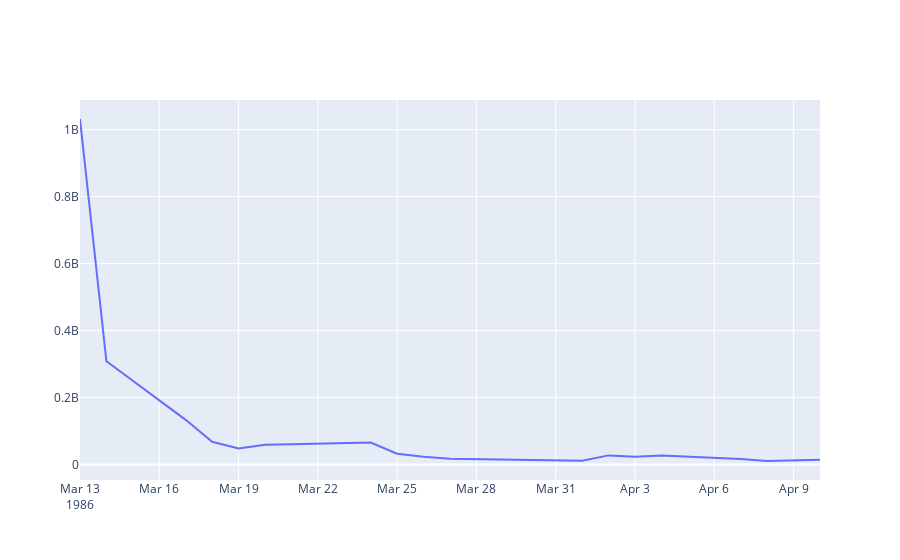

The code cell stored with this chart in its notebook:
### Code cell
trace=go.Scatter(x=df["Date"],y=df["Volume"])
go.Figure(trace)

### Figure 1 — Plotly figure (JSON) as saved in the notebook; plotly's stock layout.template omitted (floating-point values rounded to 4 significant figures)
{"data": [{"type": "scatter", "x": ["1986-03-13", "1986-03-14", "1986-03-17", "1986-03-18", "1986-03-19", "1986-03-20", "1986-03-21", "1986-03-24", "1986-03-25", "1986-03-26", "1986-03-27", "1986-03-31", "1986-04-01", "1986-04-02", "1986-04-03", "1986-04-04", "1986-04-07", "1986-04-08", "1986-04-09", "1986-04-10"], "y": [1031788800, 308160000, 133171200, 67766400, 47894400, 58435200, 59990400, 65289600, 32083200, 22752000, 16848000, 12873600, 11088000, 27014400, 23040000, 26582400, 16560000, 10252800, 12153600, 13881600]}], "layout": {"autosize": true, "xaxis": {"autorange": true, "range": ["1986-03-13", "1986-04-10"], "type": "date"}, "yaxis": {"autorange": true, "range": [-46499200, 1088540800], "type": "linear"}}}
